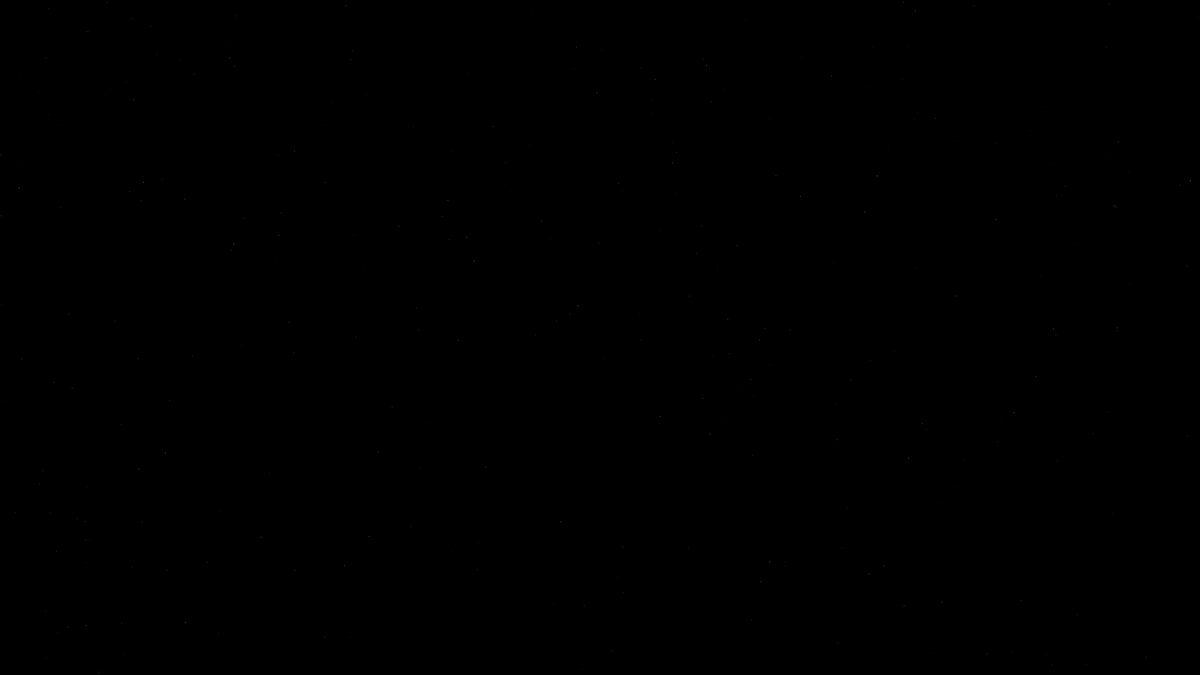
Frame 1 (no input)
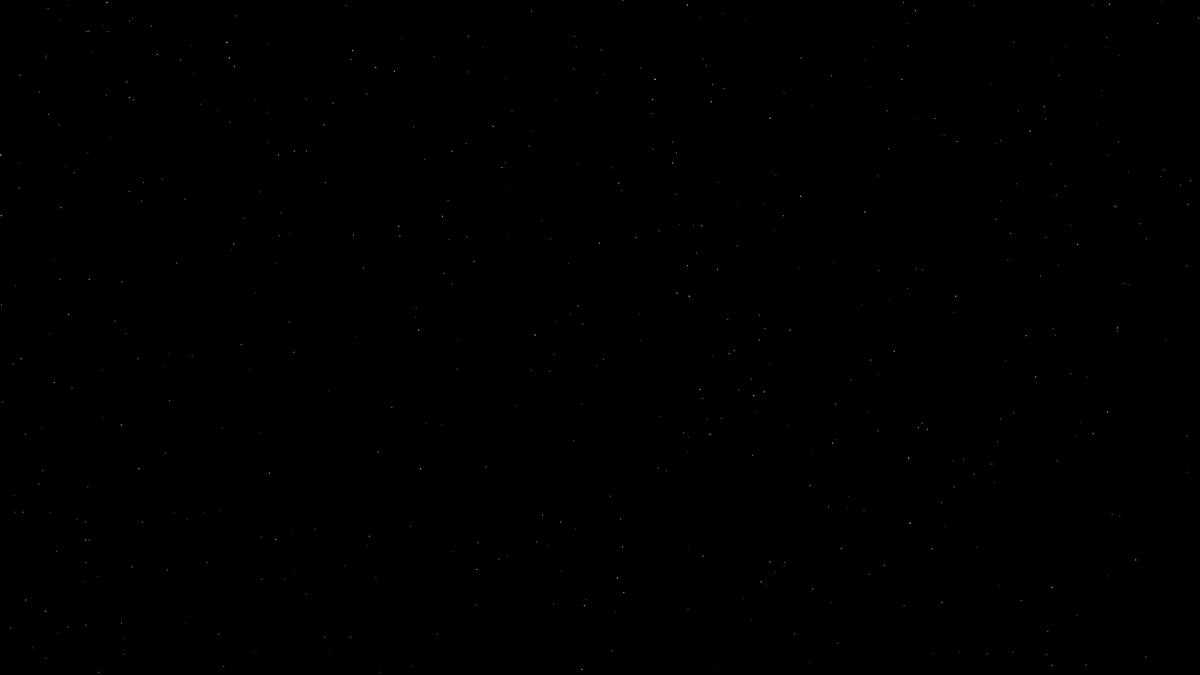
Frame 60 (the mouse pressed at the canvas centre just before this capture)
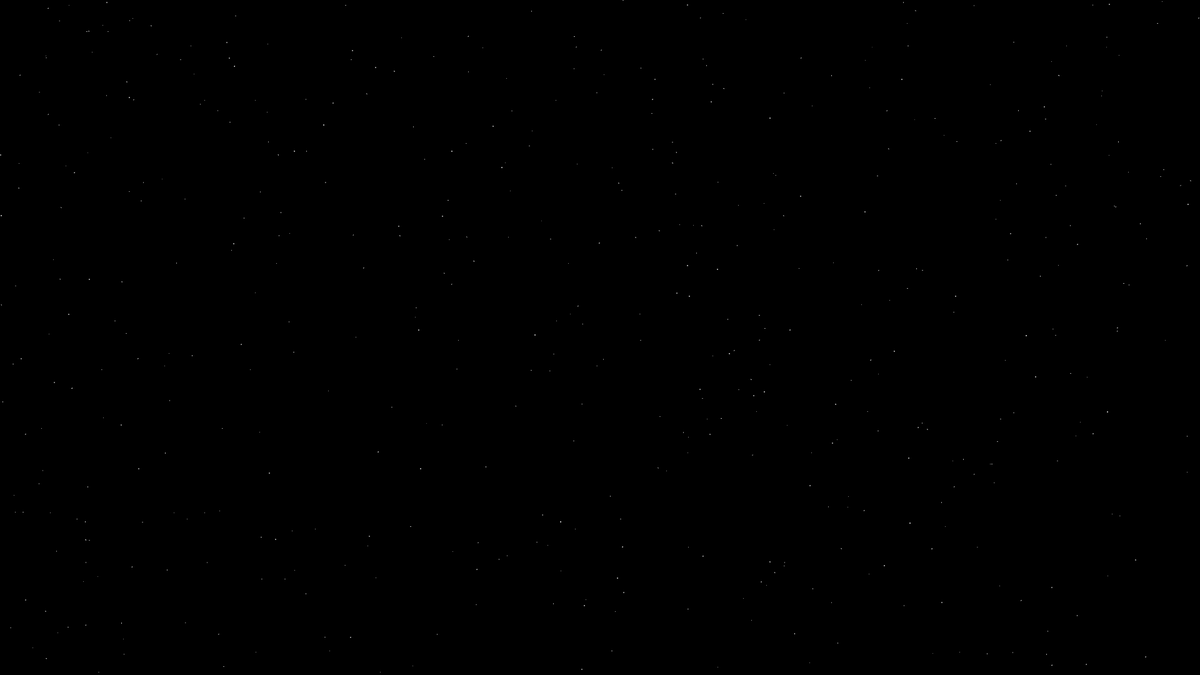
Frame 120 (the mouse held since frame 60 and released just before this capture)

The Processing sketch that drew these frames (run headless with seeded random() and noise(); from frame 60 on, the mouse is pressed at the canvas centre):

// Processing sketch: processing_67401
// ── processing_67401.pde

//PImage spaceBg;

int numCircle = 500;
int num = 50;
int [] x = new int [num];
int [] y = new int [num];

float[] circleX = new float [numCircle];
float [] circleY = new float [numCircle];
float [] circleDiameter = new float [numCircle];

void setup() {

  frameRate(40);
  size(1920, 1080);

  noStroke();
  smooth();
  background(0);

  for (int i = 0; i < numCircle; i++) {
    circleX[i] = random(width);
    circleY[i] = random(height); 
    circleDiameter[i] = random(0.25,1);
  }

  for (int i=0; i<num; i++) {
    x [i]=0;
    y [i]=0;
  }
}

void draw() {
  for (int i=1; i<num; i++) {
    x [i-1]= x[i];
    y [i-1]= y[i];//the first point
  }
  for (int i = 0; i < numCircle; i++) {
  fill(random(20, 255));
  ellipse(circleX[i], circleY[i], circleDiameter[i], circleDiameter[i]);
  }
}


void mouseClicked() {


  for (int i=1; i<num; i++) {
    x [i]=mouseX;
    y [i]=mouseY;
    strokeWeight(2);
    stroke(random(255), random(255), random(255), 130);
    line(x[i-1], y[i-1], x[i], y[i]);
    noStroke();
    fill(255);
    ellipse(mouseX, mouseY, 4, 4);
  }
}
void keyTyped() {

  if (key==' ') {
    background (0);
  }
  setup();
}
